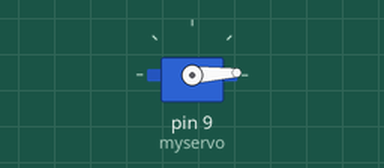
A sketch run on a simulated Arduino Uno, built with avr-gcc and run on an emulated ATmega328P. Parts: servo.

Above: at 0.05 s.
At 1.3 s:
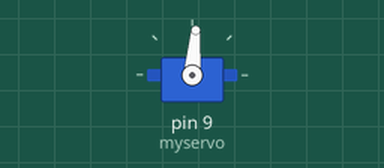
At 2.6 s:
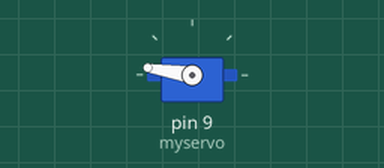
At 5.2 s:
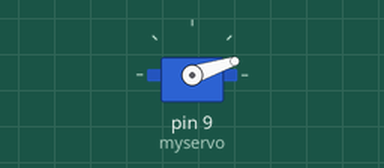
Timing chart, 0 to 7.1 s (numbered marks = the images above):
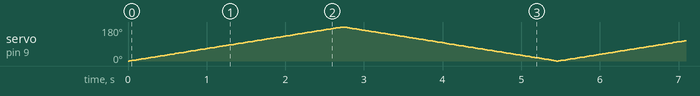

The sketch:

Servo.ino
```cpp
#include <Servo.h>    // Include servo library

Servo myservo;        // Create servo object "myservo"
int potPin = A0;      // Define pin for the potentiometer
int val = 0;          // Initialzie variable

void setup() {
  myservo.attach(9);  // Assign a pin number to the servo object
}
void loop() {
  for(int pos = 0; pos <= 180; pos++){       // Sweep servo from 0 to 180 degrees
    myservo.write(pos);                      // write servo position
    delay(15);                               // Pause 15 ms
    }
  for(int pos = 180; pos >= 0; pos--){
    myservo.write(pos);
    delay(15);
    }
}
```
